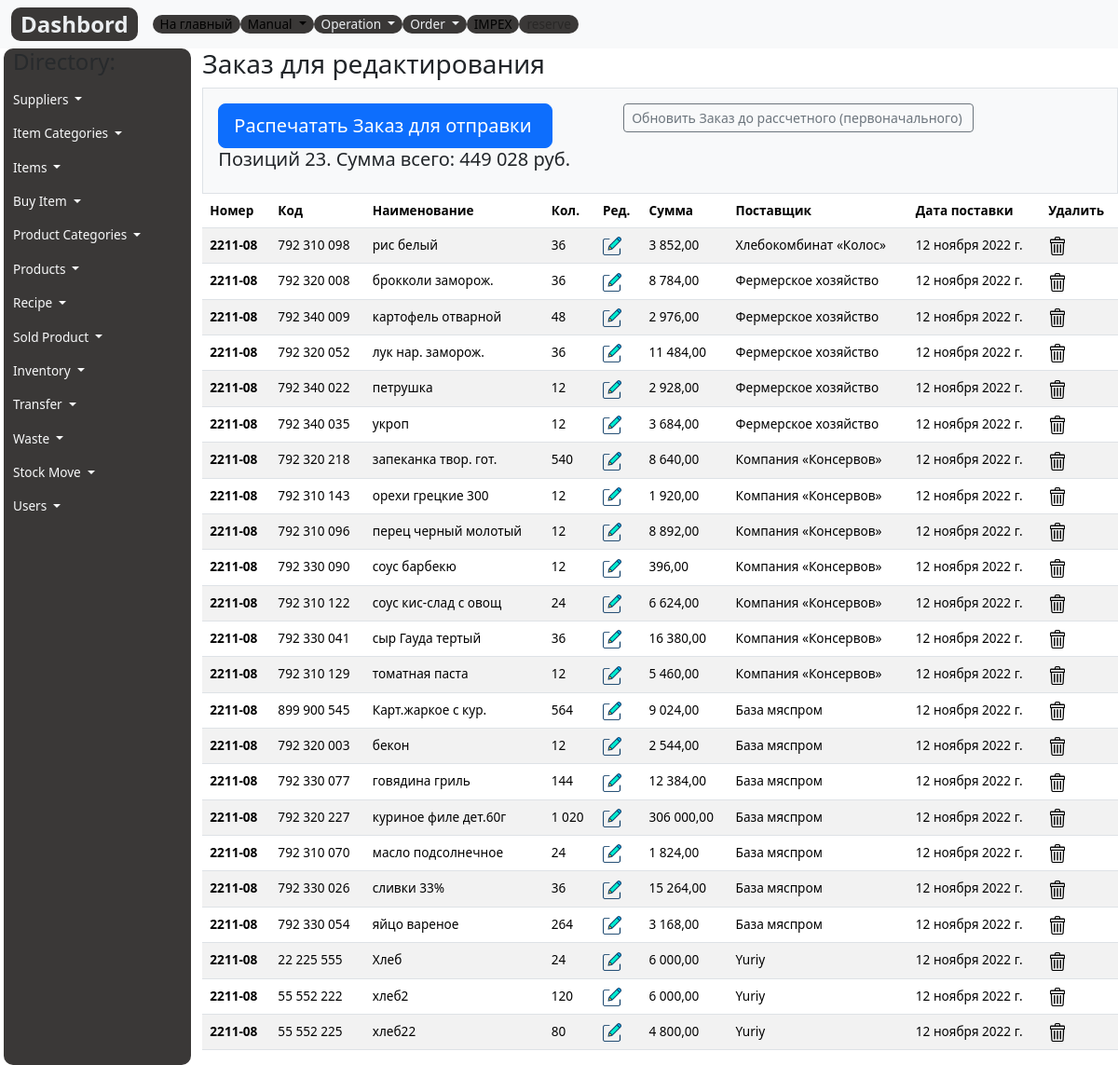
Before: /acore/order with the older database file.
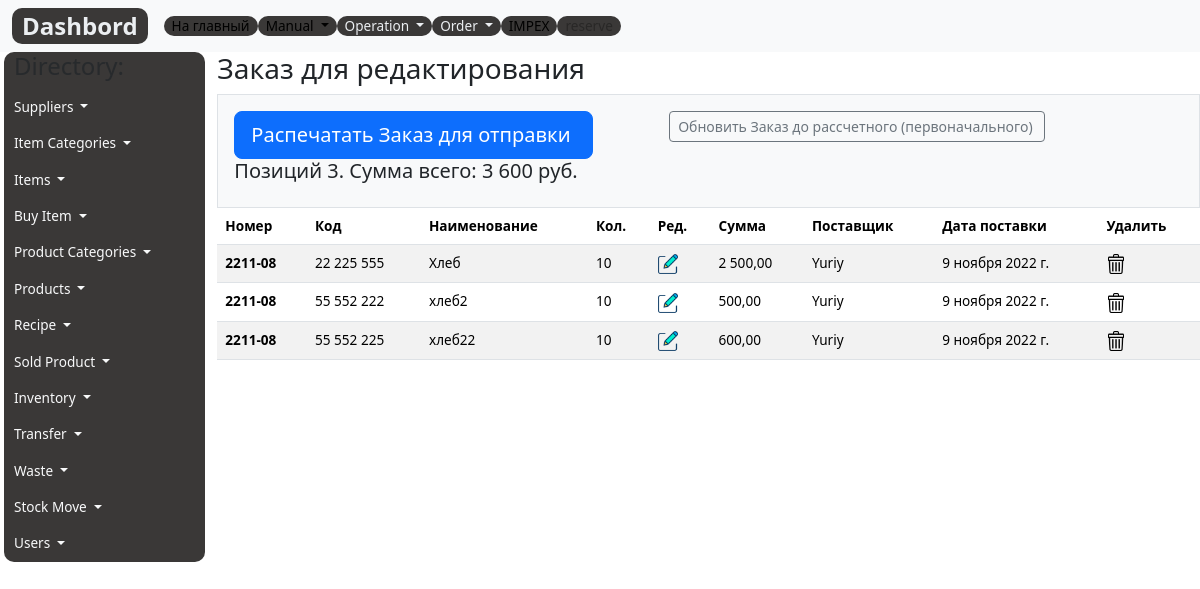
After: the same page with the newer database file.
### acore/models.py (models this page shows, shortened)
class Order(models.Model):
    code=models.DecimalField(max_digits=12, help_text="Не более 12 знаков",decimal_places=0,null=True,verbose_name='Код')
    name = models.CharField(max_length=200, help_text="Не более 200 знаков", db_index=True)
    order_number = models.CharField(max_length=10, help_text="Не более 10 знаков",)
    order= models.IntegerField(verbose_name='Заказ, ед.')
    order_cost=models.DecimalField(max_digits=10, help_text="Не более 10 знаков",decimal_places=2, null=True)
    supply_pack = models.IntegerField(verbose_name='Упаковка, ед.', null=True, default=1)
    supplier=models.CharField(max_length=200, help_text="Не более 200 знаков", null=True)
    delivery_date = models.DateField(verbose_name='Дата поставки')
    created_date = models.DateField(auto_now_add=True)
    class Meta:
        ordering = ['-supplier','name']
        verbose_name = 'Заказ'
        verbose_name_plural = 'Заказ'

### acore/views.py (the view)
# urls.py: path('order', order, name='order'),
def order(request):
    order=Order.objects.all()
    for i in order:
        price=StockItem.objects.get(code=i.code).last_cost
        i.order_cost=i.order*price
        i.save()
    summ_order = Order.objects.aggregate(sum_order=Sum('order_cost')).get('sum_order')
    order_costs=summ_order
    context={
        'title':'Order form',
        'order': order,
        'order_costs':order_costs
    }
    return render(request,'list/order.html', context)

### acore/templates/list/order.html (shortened to what this page needs)
{% extends 'base.html' %}
{% load static %}
{% block content %}
<h3>Заказ для редактирования</h3>
<div class="col-12">
  <div class="p-3 border bg-light">
    <div class="row col-11">
      <div class="col-6">
        <form action="{% url 'order_print' %}" target="_blank" method="post" novalidate="novalidate">
          <input id="payment-button" type="submit" class="btn btn-lg btn-primary btn-block" name="export"
            value="Распечатать Заказ для отправки " />
        </form>
      </div>
      <div class="col-5">
        <form action="{% url 'order_calc' %}" method="post" novalidate="novalidate">
          <input id="payment-button" type="submit" class="btn btn-sm btn-outline-secondary btn-block" name="export"
            value="Обновить Заказ до рассчетного (первоначального) " />
        </form>
      </div>
    </div>
    <h5>Позиций {{order.count}}. Сумма всего: {{order_costs}} руб. </h5>
  </div>
</div>
<table class="table table-striped">
  <thead style="position: sticky;
  top: -1px;
  z-index: 2;background: #9d9e9e;">
    <tr>
      <th scope="col">Номер</th>
      <th scope="col">Код</th>
      <th scope="col">Наименование</th>
      <th scope="col">Кол.</th>
      <th scope="col">Ред.</th>
      <th scope="col">Сумма</th>
      <th scope="col">Поставщик</th>
      <th scope="col">Дата поставки</th>
      <th scope="col">Удалить</th>
    </tr>
  </thead>
  <tbody>
    {% for item in order %}
    <tr>
      <th scope="row">{{item.order_number}}</th>
      <td>{{item.code}}</td>
      <td>{{item.name}}</td>
      <td>{{item.order}}</td>
      <td><a href='{% url "order_edit_form" item.id %}'><img width="20px" src="{% static 'images/edit.png' %}"
            alt="Edit"></a>
      </td>
      <td>{{item.order_cost}}</td>
      <td>{{item.supplier}}</td>
      <td>{{item.delivery_date}}</td>
      <td><a href='{% url "order_delete" item.id %}'><img width="20px" src="{% static 'images/trash.png' %}"
            alt="Del"></a>
      </td>
    </tr>
    {% endfor %}
  </tbody>
</table>
{% endblock %}

Changed rows visible on the page:
removed Order: order_number "2211-08", code "792 310 098", name "рис белый", order "36", order_cost "3 852,00", supplier "Хлебокомбинат «Колос»", delivery_date "12 ноября 2022 г."
removed Order: order_number "2211-08", code "792 320 008", name "брокколи заморож.", order "36", order_cost "8 784,00", supplier "Фермерское хозяйство", delivery_date "12 ноября 2022 г."
removed Order: order_number "2211-08", code "792 340 009", name "картофель отварной", order "48", order_cost "2 976,00", supplier "Фермерское хозяйство", delivery_date "12 ноября 2022 г."
removed Order: order_number "2211-08", code "792 320 052", name "лук нар. заморож.", order "36", order_cost "11 484,00", supplier "Фермерское хозяйство", delivery_date "12 ноября 2022 г."
removed Order: order_number "2211-08", code "792 340 022", name "петрушка", order "12", order_cost "2 928,00", supplier "Фермерское хозяйство", delivery_date "12 ноября 2022 г."
removed Order: order_number "2211-08", code "792 340 035", name "укроп", order "12", order_cost "3 684,00", supplier "Фермерское хозяйство", delivery_date "12 ноября 2022 г."
removed Order: order_number "2211-08", code "792 320 218", name "запеканка твор. гот.", order "540", order_cost "8 640,00", supplier "Компания «Консервов»", delivery_date "12 ноября 2022 г."
removed Order: order_number "2211-08", code "792 310 143", name "орехи грецкие 300", order "12", order_cost "1 920,00", supplier "Компания «Консервов»", delivery_date "12 ноября 2022 г."
removed Order: order_number "2211-08", code "792 310 096", name "перец черный молотый", order "12", order_cost "8 892,00", supplier "Компания «Консервов»", delivery_date "12 ноября 2022 г."
removed Order: order_number "2211-08", code "792 330 090", name "соус барбекю", order "12", order_cost "396,00", supplier "Компания «Консервов»", delivery_date "12 ноября 2022 г."
removed Order: order_number "2211-08", code "792 310 122", name "соус кис-слад с овощ", order "24", order_cost "6 624,00", supplier "Компания «Консервов»", delivery_date "12 ноября 2022 г."
removed Order: order_number "2211-08", code "792 330 041", name "сыр Гауда тертый", order "36", order_cost "16 380,00", supplier "Компания «Консервов»", delivery_date "12 ноября 2022 г."
removed Order: order_number "2211-08", code "792 310 129", name "томатная паста", order "12", order_cost "5 460,00", supplier "Компания «Консервов»", delivery_date "12 ноября 2022 г."
removed Order: order_number "2211-08", code "899 900 545", name "Карт.жаркое с кур.", order "564", order_cost "9 024,00", supplier "База мяспром", delivery_date "12 ноября 2022 г."
removed Order: order_number "2211-08", code "792 320 003", name "бекон", order "12", order_cost "2 544,00", supplier "База мяспром", delivery_date "12 ноября 2022 г."
removed Order: order_number "2211-08", code "792 330 077", name "говядина гриль", order "144", order_cost "12 384,00", supplier "База мяспром", delivery_date "12 ноября 2022 г."
removed Order: order_number "2211-08", code "792 320 227", name "куриное филе дет.60г", order "1 020", order_cost "306 000,00", supplier "База мяспром", delivery_date "12 ноября 2022 г."
removed Order: order_number "2211-08", code "792 310 070", name "масло подсолнечное", order "24", order_cost "1 824,00", supplier "База мяспром", delivery_date "12 ноября 2022 г."
removed Order: order_number "2211-08", code "792 330 026", name "сливки 33%", order "36", order_cost "15 264,00", supplier "База мяспром", delivery_date "12 ноября 2022 г."
removed Order: order_number "2211-08", code "792 330 054", name "яйцо вареное", order "264", order_cost "3 168,00", supplier "База мяспром", delivery_date "12 ноября 2022 г."
changed Order "Хлеб": order "24" → "10"; order_cost "6 000,00" → "2 500,00"; delivery_date "12 ноября 2022 г." → "9 ноября 2022 г."
changed Order "хлеб2": order "120" → "10"; order_cost "6 000,00" → "500,00"; delivery_date "12 ноября 2022 г." → "9 ноября 2022 г."
changed Order "хлеб22": order "80" → "10"; order_cost "4 800,00" → "600,00"; delivery_date "12 ноября 2022 г." → "9 ноября 2022 г."
Other visible differences:
{{ order.count }}: "23" → "3"
{{ order_costs }}: "449 028" → "3 600"
